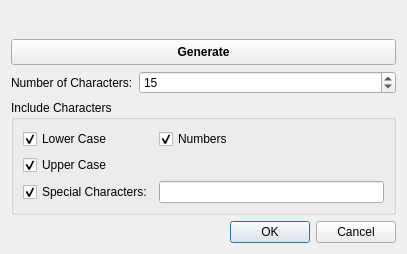
<?xml version="1.0" encoding="UTF-8"?>
<ui version="4.0">
 <class>GeneratePasswordDialog</class>
 <widget class="QDialog" name="GeneratePasswordDialog">
  <property name="geometry">
   <rect>
    <x>0</x>
    <y>0</y>
    <width>407</width>
    <height>254</height>
   </rect>
  </property>
  <property name="windowTitle">
   <string>Generate Password</string>
  </property>
  <layout class="QFormLayout" name="formLayout">
   <property name="fieldGrowthPolicy">
    <enum>QFormLayout::AllNonFixedFieldsGrow</enum>
   </property>
   <item row="0" column="0" colspan="2">
    <widget class="QLabel" name="lbl_value">
     <property name="font">
      <font>
       <pointsize>14</pointsize>
      </font>
     </property>
     <property name="alignment">
      <set>Qt::AlignCenter</set>
     </property>
     <property name="textInteractionFlags">
      <set>Qt::TextSelectableByKeyboard|Qt::TextSelectableByMouse</set>
     </property>
    </widget>
   </item>
   <item row="2" column="0">
    <widget class="QLabel" name="label">
     <property name="text">
      <string>Number of Characters:</string>
     </property>
    </widget>
   </item>
   <item row="2" column="1">
    <widget class="QSpinBox" name="spn_numChars">
     <property name="minimum">
      <number>4</number>
     </property>
     <property name="maximum">
      <number>50</number>
     </property>
     <property name="value">
      <number>15</number>
     </property>
    </widget>
   </item>
   <item row="3" column="0" colspan="2">
    <widget class="QGroupBox" name="groupBox">
     <property name="title">
      <string>Include Characters</string>
     </property>
     <layout class="QGridLayout" name="gridLayout">
      <item row="0" column="0">
       <widget class="QCheckBox" name="chk_lcase">
        <property name="text">
         <string>Lower Case</string>
        </property>
        <property name="checked">
         <bool>true</bool>
        </property>
       </widget>
      </item>
      <item row="1" column="0">
       <widget class="QCheckBox" name="chk_ucase">
        <property name="text">
         <string>Upper Case</string>
        </property>
        <property name="checked">
         <bool>true</bool>
        </property>
       </widget>
      </item>
      <item row="2" column="0">
       <widget class="QCheckBox" name="chk_specialChars">
        <property name="text">
         <string>Special Characters:</string>
        </property>
        <property name="checked">
         <bool>true</bool>
        </property>
       </widget>
      </item>
      <item row="2" column="1">
       <widget class="QLineEdit" name="le_specialChars"/>
      </item>
      <item row="0" column="1">
       <widget class="QCheckBox" name="chk_numbers">
        <property name="text">
         <string>Numbers</string>
        </property>
        <property name="checked">
         <bool>true</bool>
        </property>
       </widget>
      </item>
     </layout>
    </widget>
   </item>
   <item row="4" column="0" colspan="2">
    <widget class="QDialogButtonBox" name="buttonBox">
     <property name="orientation">
      <enum>Qt::Horizontal</enum>
     </property>
     <property name="standardButtons">
      <set>QDialogButtonBox::Cancel|QDialogButtonBox::Ok</set>
     </property>
    </widget>
   </item>
   <item row="1" column="0" colspan="2">
    <widget class="QPushButton" name="btn_generate">
     <property name="sizePolicy">
      <sizepolicy hsizetype="Minimum" vsizetype="Expanding">
       <horstretch>0</horstretch>
       <verstretch>1</verstretch>
      </sizepolicy>
     </property>
     <property name="font">
      <font>
       <weight>75</weight>
       <bold>true</bold>
      </font>
     </property>
     <property name="text">
      <string>Generate</string>
     </property>
    </widget>
   </item>
  </layout>
 </widget>
 <resources/>
 <connections>
  <connection>
   <sender>buttonBox</sender>
   <signal>accepted()</signal>
   <receiver>GeneratePasswordDialog</receiver>
   <slot>accept()</slot>
   <hints>
    <hint type="sourcelabel">
     <x>227</x>
     <y>236</y>
    </hint>
    <hint type="destinationlabel">
     <x>157</x>
     <y>253</y>
    </hint>
   </hints>
  </connection>
  <connection>
   <sender>buttonBox</sender>
   <signal>rejected()</signal>
   <receiver>GeneratePasswordDialog</receiver>
   <slot>reject()</slot>
   <hints>
    <hint type="sourcelabel">
     <x>295</x>
     <y>242</y>
    </hint>
    <hint type="destinationlabel">
     <x>286</x>
     <y>253</y>
    </hint>
   </hints>
  </connection>
  <connection>
   <sender>btn_generate</sender>
   <signal>clicked()</signal>
   <receiver>GeneratePasswordDialog</receiver>
   <slot>generate()</slot>
   <hints>
    <hint type="sourcelabel">
     <x>143</x>
     <y>51</y>
    </hint>
    <hint type="destinationlabel">
     <x>177</x>
     <y>65</y>
    </hint>
   </hints>
  </connection>
 </connections>
 <slots>
  <slot>generate()</slot>
 </slots>
</ui>
